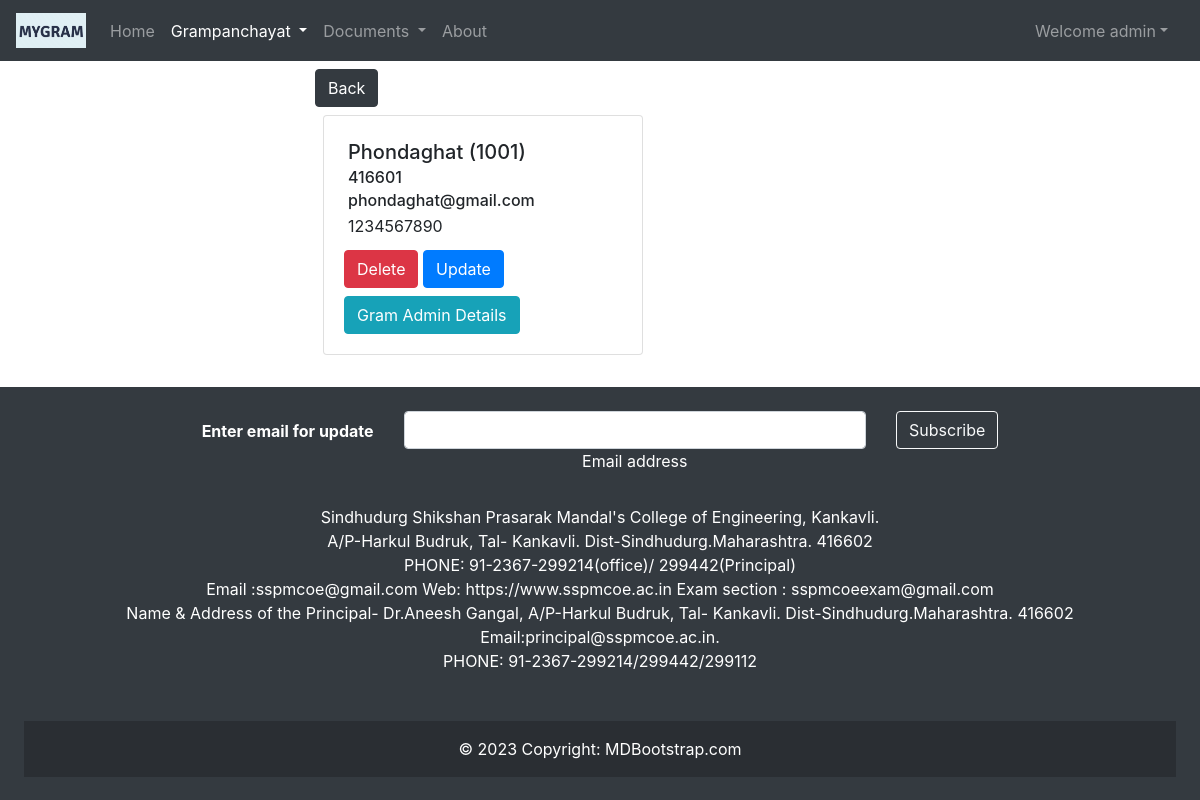
/gramdetail/1001/ (signed in), run on an earlier commit of the app's database.
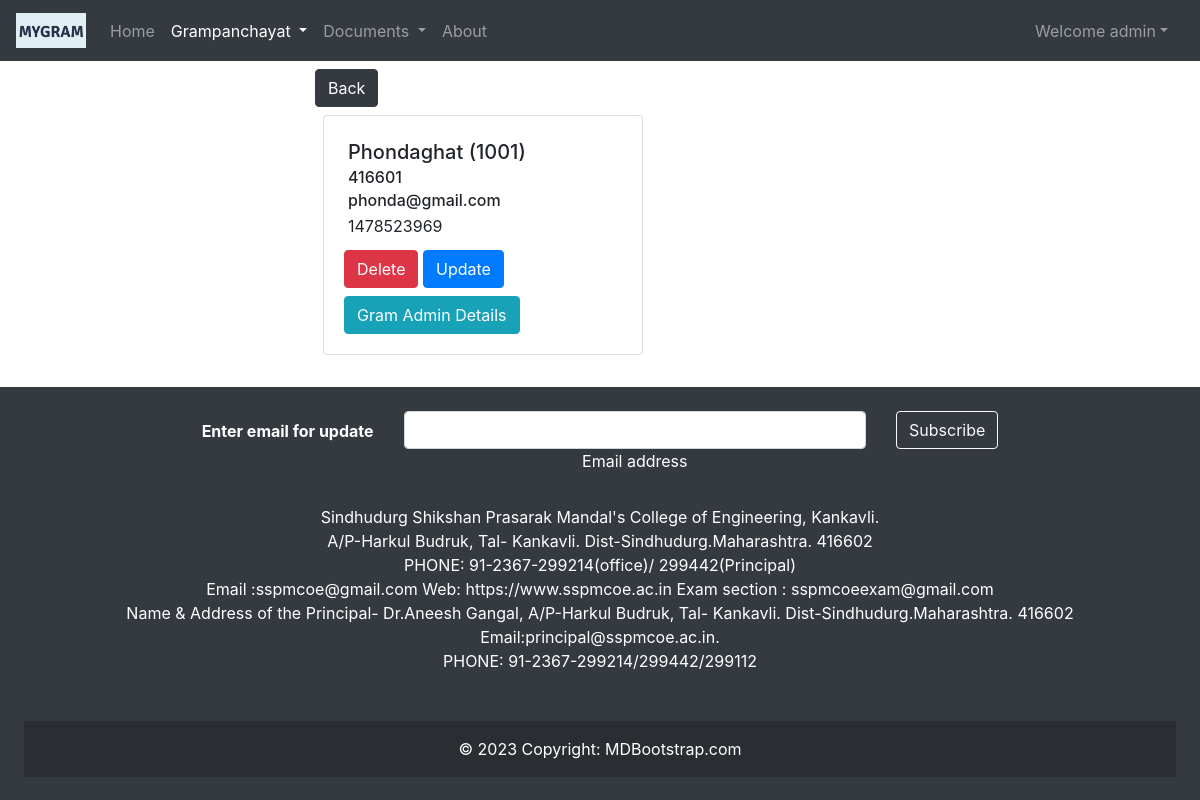
And on a later commit of the database.
### gramapp/models.py (models this page shows, shortened)
class Grampanchayat(models.Model):
    gramid = models.IntegerField(primary_key=True)
    gramname = models.CharField(max_length=50, unique=True)
    gramaddress = models.TextField(max_length=100)
    gramemail = models.EmailField()
    gramcontact = models.CharField(max_length=10)

### gramapp/views.py (the view)
# urls.py: path('gramdetail/<int:pk>/', views.gramdetail, name='gramdetail'),
def gramdetail(request, pk):
    current_user = request.user
    if current_user.is_superuser:
        eachGram = Grampanchayat.objects.get(gramid=pk)
        gramAdmin = Gramadmin.objects.all().filter(grampanchayat=eachGram)
        context = {'eachGram': eachGram, 'gramAdmin': gramAdmin}
        return render(request, 'gramapp/viewGramDetails.html', context)
    else:
        return render(request, 'gramapp/pageNotFound.html')

### templates/gramapp/viewGramDetails.html (shortened to what this page needs)
{% extends 'gramapp/base1.html' %}
{% block gramactive %} active {% endblock gramactive %}
{% block body %}
<div class="container">
    <div class="row justify-content-center">
        <div class="col md-6">
          <a href="{% url 'viewgram' %}" class="btn btn-dark mt-2">Back</a>
            <div class="card m-2" style="width: 20rem;">
                <div class="card-body">
                    <h5 class="card-title m-1">{{eachGram.gramname}} ({{eachGram.gramid}})</h5>
                    <h6 class="card-subtitle m-1">{{eachGram.gramaddress}}</h6>
                    <h6 class="card-text m-1">{{eachGram.gramemail}}</h6>
                    <p class="card-text m-1">{{eachGram.gramcontact}}</p>
                    <a href="{% url 'deletegram' eachGram.pk %}" class="btn btn-danger mt-2">Delete</a>
                    <a href="{% url 'updateGrampanchayat' eachGram.pk %}" class="btn btn-primary mt-2">Update</a>
                    {% if gramAdmin %}
                    {% for gramAdmin in gramAdmin %}
                    {% if eachGram == gramAdmin.grampanchayat %}
                    <a href="{% url 'viewgramadmin' gramAdmin.pk %}" class="btn btn-info mt-2">Gram Admin Details</a>
                    {% endif %}
                    {% endfor %}
                    {% else %}
                    <a href="{% url 'addgramadmin' eachGram.pk %}" class="btn btn-info mt-2">Add Admin</a>
                    {% endif %}
                </div>
            </div>
        </div>
    </div>
</div>
{% endblock body %}

What changed in the data, as far as the page shows it:
changed Grampanchayat "Phondaghat": gramemail "phondaghat@gmail.com" → "phonda@gmail.com"; gramcontact "1234567890" → "1478523969"
